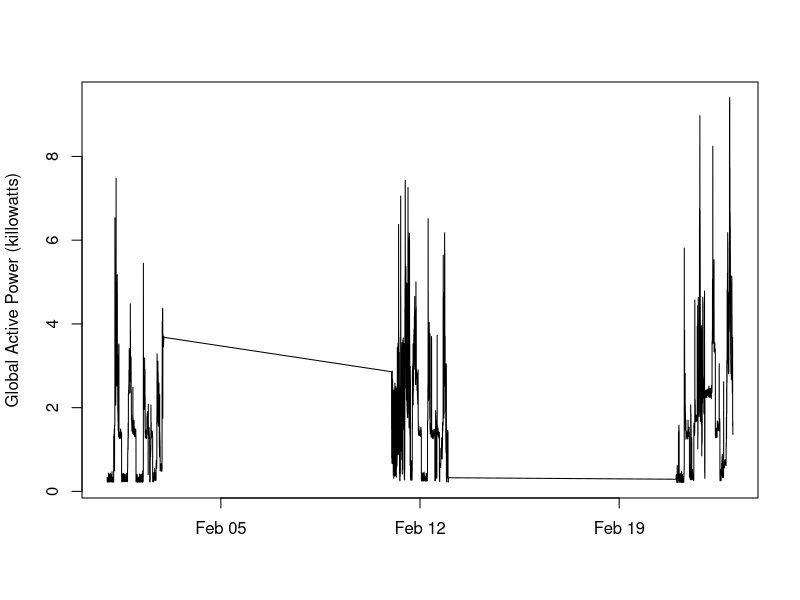

Recreate this plot in R.
data=read.csv("dataset.txt",sep=";",dec=".",
              colClasses=c(rep("character",2),rep("numeric",7)),
              na.strings="?")
datetime<-strptime(paste(data$Date,data$Time),format="%d/%m/%Y %H:%M:%S")

png(file="plot2.png", width=480, height=480)
plot(datetime,data$Global_active_power,type="l",
     xlab="",
     ylab="Global Active Power (killowatts)",
     main="")
dev.off()
